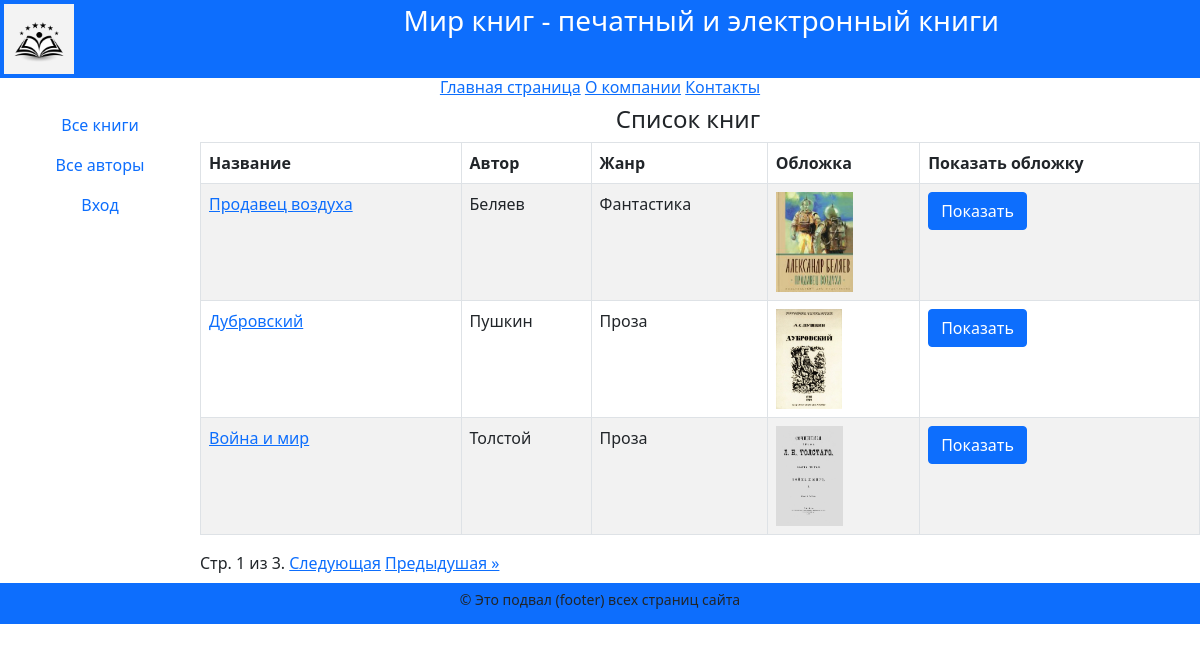
The page /books/ on the database its author committed.
### catalog/models.py (models this page shows, shortened)
class Book(models.Model):
    title = models.CharField(
        max_length=200,
        help_text="Введите название книги",
        verbose_name="Название книги",
    )
    genre = models.ForeignKey(
        "Genre",
        on_delete=models.CASCADE,
        null=True,
        help_text="Выберите жанр книги",
        verbose_name="Жанр книги",
    )
    language = models.ForeignKey(
        "Language",
        on_delete=models.CASCADE,
        null=True,
        help_text="Выберите язык книги",
        verbose_name="Язык книги",
    )
    publisher = models.ForeignKey(
        "Publisher",
        on_delete=models.CASCADE,
        null=True,
        help_text="Выберите издательство",
        verbose_name="Издательство",
    )
    year = models.CharField(
        max_length=4,
        help_text="Введите год издания",
        verbose_name="Год издания",
    )
    author = models.ManyToManyField(
        "Author",
        help_text="Выберите автора (авторов) книги",
        verbose_name="Автор (авторы) книги",
    )
    summary = models.TextField(
        max_length=1000,
        help_text="Введите краткое описание книги",
        verbose_name="Аннотация книги",
    )
    isbn = models.CharField(
        max_length=13,
        help_text="Должно содержать 13 символов",
        verbose_name="ISBN книги",
    )
    price = models.DecimalField(
        decimal_places=2,
        max_digits=7,
        help_text="Введите цену книги",
        verbose_name="Цена (руб.)",
    )
    photo = models.ImageField(
        upload_to="images",
        help_text="Загрузите изображение обложки",
        verbose_name="Изображение обложки",
    )
    def display_author(self):
        return ", ".join([author.last_name for author in self.author.all()])
    display_author.short_description = "Авторы"

class Author(models.Model):
    first_name = models.CharField(
        max_length=100,
        help_text="Введите имя автора",
        verbose_name="Имя автора",
    )
    last_name = models.CharField(
        max_length=100,
        help_text="Введите фамилию автора",
        verbose_name="Фамилия автора",
    )
    date_of_birth = models.DateField(
        help_text="Введите дату рождения",
        verbose_name="Дата рождения",
        null=True,
        blank=True,
    )
    about = models.TextField(
        help_text="Введите сведения об авторе",
        verbose_name="Сведения об авторе",
    )
    photo = models.ImageField(
        upload_to="images",
        help_text="Загрузите фото автора",
        verbose_name="Фото автора",
        null=True,
        blank=True,
    )

class Genre(models.Model):
    name = models.CharField(
        max_length=200,
        help_text="Введите жанр книги",
        verbose_name="Жанр книги",
    )
    def __str__(self) -> str:
        return self.name

### catalog/views.py (the view)
# urls.py: path("books/", views.BookListView.as_view(), name="books"),
class BookListView(ListView):
    model = Book
    context_object_name = "books"
    paginate_by = 3

### catalog/templates/catalog/book_list.html (shortened to what this page needs)
{% extends "base.html" %}
{% block content %}
<div class="row text-center text-dark lh-2">
  <h4>Список книг</h4>
</div>
{% if books %}
<table class="table table-striped table-bordered text-start">
  <thead>
    <tr>
      <th>Название</th>
      <th>Автор</th>
      <th>Жанр</th>
      <th>Обложка</th>
      <th>Показать обложку</th>
    </tr>
  </thead>
  <tbody>
    {% for book in books %}
    <tr>
      <td><a href="{{book.pk}}">{{book.title}}</a></td>
      <td>{{book.display_author}}</td>
      <td>{{book.genre}}</td>
      <td><img src="{{book.photo.url}}" alt="connect" style="max-height: 100px;"></td>
      <td><a href="{{book.photo.url}}" class="btn btn-primary" target="_blank">Показать</a></td>
    </tr>
    {% endfor %}
  </tbody>
</table>
{% else %}
<p>В базе данных нет книг</p>
{% endif %}
{% endblock %}

### rows shown on the page
Book: title "Продавец воздуха", display_author "Беляев", genre "Фантастика", photo (picture)
Book: title "Дубровский", display_author "Пушкин", genre "Проза", photo (picture)
Book: title "Война и мир", display_author "Толстой", genre "Проза", photo (picture)

### other values the page prints
{{ page_obj.number }} "1"
{{ page_obj.paginator.num_pages }} "3"
